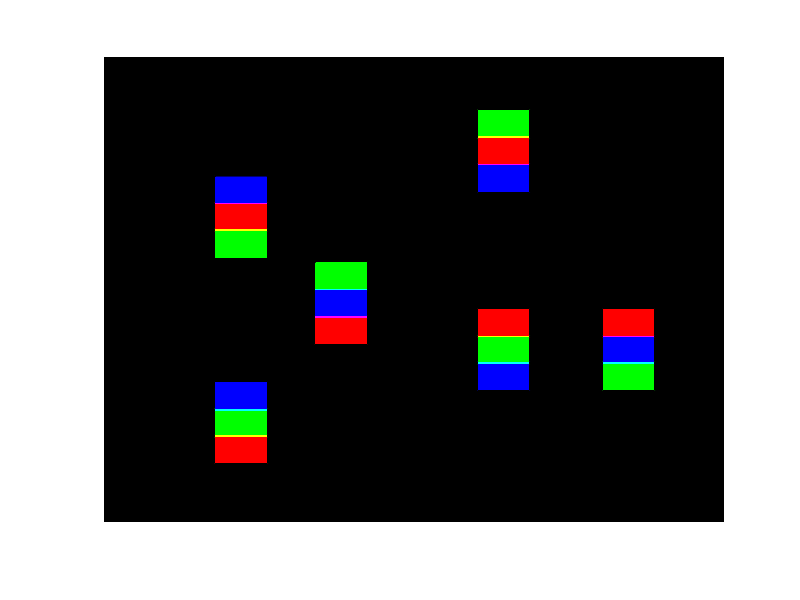

The MATLAB script that drew this image:
I = zeros(2480,3508,3);
I(:,:,3)=0;

I(450:650,450:650,1)=255;
I(450:650,650:850,2)=255;
I(450:650,850:1050,3)=255;

I(850:1050,1350:1550,1)=255;
I(850:1050,1550:1750,3)=255;
I(850:1050,1750:1950,2)=255;

I(450:650,2000:2200,2)=255;
I(450:650,2200:2400,1)=255;
I(450:650,2400:2600,3)=255;

I(2000:2200,1000:1200,2)=255;
I(2000:2200,1200:1400,3)=255;
I(2000:2200,1400:1600,1)=255;

I(1500:1700,2500:2700,3)=255;
I(1500:1700,2700:2900,1)=255;
I(1500:1700,2900:3100,2)=255;

I(1500:1700,1000:1200,3)=255;
I(1500:1700,1200:1400,2)=255;
I(1500:1700,1400:1600,1)=255;

I = imrotate(I,90);

I = imresize(I,[480 640]);
imshow(I);